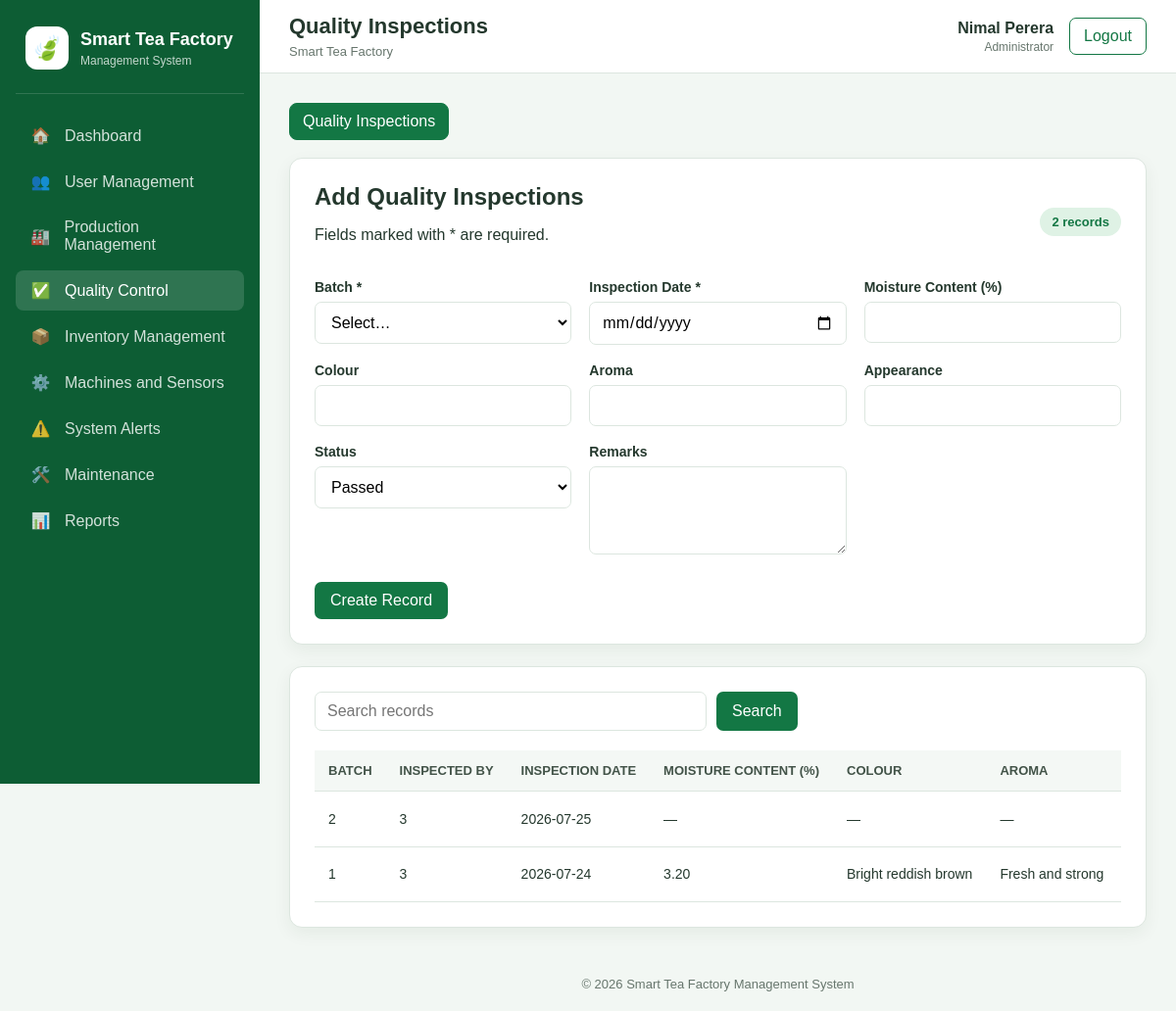
Screenshot of /public/records.php?entity=quality (signed in) with the database file from the repository.
### tables this page shows
CREATE TABLE users (
    user_id INT UNSIGNED AUTO_INCREMENT,
    user_code VARCHAR(10) NOT NULL,
    username VARCHAR(50) NOT NULL,
    password_hash VARCHAR(255) NOT NULL,
    full_name VARCHAR(100) NOT NULL,

    role ENUM(
        'Administrator',
        'Production Manager',
        'Quality Officer',
        'Machine Operator',
        'Store Keeper'
    ) NOT NULL,

    email VARCHAR(100),
    phone VARCHAR(20),

    account_status ENUM(
        'Active',
        'Inactive'
    ) NOT NULL DEFAULT 'Active',

    last_login_at DATETIME NULL,

    created_at TIMESTAMP NOT NULL DEFAULT CURRENT_TIMESTAMP,

    updated_at TIMESTAMP NOT NULL
        DEFAULT CURRENT_TIMESTAMP
        ON UPDATE CURRENT_TIMESTAMP,

    CONSTRAINT pk_users
        PRIMARY KEY (user_id),

    CONSTRAINT uq_users_user_code
        UNIQUE (user_code),

    CONSTRAINT uq_users_username
        UNIQUE (username),

    CONSTRAINT uq_users_email
        UNIQUE (email)
);

CREATE TABLE quality_control (
    quality_id INT UNSIGNED AUTO_INCREMENT,

    batch_id INT UNSIGNED NOT NULL,

    inspected_by INT UNSIGNED NOT NULL,

    inspection_date DATE NOT NULL,

    moisture_content DECIMAL(5,2),

    colour VARCHAR(50),

    aroma VARCHAR(50),

    appearance VARCHAR(50),

    quality_status ENUM(
        'Passed',
        'Failed',
        'Pending'
    ) NOT NULL DEFAULT 'Pending',

    remarks VARCHAR(255),

    created_at TIMESTAMP NOT NULL DEFAULT CURRENT_TIMESTAMP,

    updated_at TIMESTAMP NOT NULL
        DEFAULT CURRENT_TIMESTAMP
        ON UPDATE CURRENT_TIMESTAMP,

    CONSTRAINT pk_quality_control
        PRIMARY KEY (quality_id),

    CONSTRAINT fk_quality_batch
        FOREIGN KEY (batch_id)
        REFERENCES production_batch(batch_id)
        ON UPDATE CASCADE
        ON DELETE RESTRICT,

    CONSTRAINT fk_quality_user
        FOREIGN KEY (inspected_by)
        REFERENCES users(user_id)
        ON UPDATE CASCADE
        ON DELETE RESTRICT,

    CONSTRAINT chk_moisture_content
        CHECK (
            moisture_content IS NULL
            OR moisture_content >= 0
        )
);

### src/entities.php (called while the page is built, shortened)
<?php
function entityConfig(string $key): array
{
    return ENTITY_CONFIG[$key];
}

### src/auth.php (called while the page is built, shortened)
<?php
function currentUser(): ?array
{
    return $_SESSION['user'] ?? null;
}
function requireLogin(): void
{
    try {
        $pdo = getDatabaseConnection();
        $statement = $pdo->prepare(
            "SELECT
                user_id,
                user_code,
                username,
                full_name,
                role,
                account_status
             FROM users
             WHERE user_id = :user_id"
        );
        $statement->execute([
            'user_id' => $_SESSION['user']['user_id']
        ]);
    } catch (Throwable $exception) {
        error_log(
            'Session user verification error: ' .
            $exception->getMessage()
        );
        http_response_code(500);
        exit(
            'The system could not verify your account. ' .
            'Please try again later.'
        );
    }
}

### src/permissions.php (called while the page is built, shortened)
<?php
require_once __DIR__ . '/auth.php';
function can(string $permission): bool
{
    $user = currentUser();
    $allowedRoles = PERMISSION_ROLES[$permission] ?? [];
    return in_array(
        $user['role'],
        $allowedRoles,
        true
    );
}
function requirePermission(string $permission): void
{
    requireLogin();
}

### public/records.php (the view, shortened to what this page needs)
<?php
require_once __DIR__ . '/../src/permissions.php';
require_once __DIR__ . '/../src/entities.php';
$entityKey = (string) ($_GET['entity'] ?? '');
$config = entityConfig($entityKey);
requirePermission($config['permission']);
$pdo = getDatabaseConnection();
$search = trim((string) ($_GET['search'] ?? ''));
$editId = filter_input(INPUT_GET, 'edit', FILTER_VALIDATE_INT) ?: 0;
$record = [];
$where = '';
$parameters = [];
$rowsStatement = $pdo->prepare(
    "SELECT * FROM `{$config['table']}`{$where}
     ORDER BY `{$config['pk']}` DESC LIMIT 250"
);
$rowsStatement->execute($parameters);
$rows = $rowsStatement->fetchAll();
$pageTitle = $config['title'];
$currentModule = $config['module'];
require_once __DIR__ . '/../templates/header.php';
?>
<div class="subnav">
    <?php foreach (ENTITY_CONFIG as $key => $item): ?>
        <?php if ($item['module'] === $config['module'] && can($item['permission'])): ?>
            <a class="<?= $key === $entityKey ? 'active' : '' ?>"
               href="<?= BASE_URL ?>/records.php?entity=<?= urlencode($key) ?>">
                <?= htmlspecialchars($item['title']) ?>
            </a>
        <?php endif; ?>
    <?php endforeach; ?>
</div>
<section class="card">
    <div class="page-actions">
        <div>
            <h2><?= htmlspecialchars($editId ? 'Edit ' . $config['title'] : 'Add ' . $config['title']) ?></h2>
            <p>Fields marked with * are required.</p>
        </div>
        <span class="role-badge"><?= count($rows) ?> records</span>
    </div>
    <form class="entity-form" method="post" action="<?= BASE_URL ?>/save_record.php">
        <?php foreach ($config['fields'] as $column => $field): ?>
            <?php if (($field['type'] ?? '') === 'current_user'): ?>
                <?php continue; ?>
            <?php endif; ?>
            <?php $value = (string) ($record[$column] ?? ''); ?>
            <div class="form-group">
                <label for="<?= $column ?>">
                    <?= htmlspecialchars($field['label']) ?><?= !empty($field['required']) ? ' *' : '' ?>
                </label>
                <?php if (($field['type'] ?? '') === 'textarea'): ?>
                    <textarea id="<?= $column ?>" name="<?= $column ?>" <?= !empty($field['required']) ? 'required' : '' ?>><?= htmlspecialchars($value) ?></textarea>
                <?php elseif (($field['type'] ?? '') === 'select'): ?>
                    <select id="<?= $column ?>" name="<?= $column ?>" <?= !empty($field['required']) ? 'required' : '' ?>>
                        <?php foreach ($field['options'] as $option): ?>
                            <option value="<?= htmlspecialchars($option) ?>" <?= $value === $option ? 'selected' : '' ?>><?= htmlspecialchars($option) ?></option>
                        <?php endforeach; ?>
                    </select>
                <?php elseif (($field['type'] ?? '') === 'foreign'): ?>
                    <select id="<?= $column ?>" name="<?= $column ?>" required>
                        <option value="">Select…</option>
                    </select>
                <?php else: ?>
                    <?php
                    $type = $field['type'] ?? 'text';
                    ?>
                    <input id="<?= $column ?>" name="<?= $column ?>" type="<?= htmlspecialchars($type) ?>"
                           value="<?= htmlspecialchars($value) ?>"
                           <?= isset($field['step']) ? 'step="' . htmlspecialchars($field['step']) . '"' : '' ?>
                           <?= !empty($field['required']) ? 'required' : '' ?>>
                <?php endif; ?>
            </div>
        <?php endforeach; ?>
        <div class="form-actions">
            <button class="button" type="submit"><?= $editId ? 'Save Changes' : 'Create Record' ?></button>
        </div>
    </form>
</section>
<section class="card top-gap">
    <form class="search-form" method="get">
        <input type="search" name="search" value="<?= htmlspecialchars($search) ?>" placeholder="Search records">
        <button class="button">Search</button>
    </form>
    <div class="table-container">
        <table class="data-table">
            <thead><tr>
                <?php foreach ($config['fields'] as $field): ?><th><?= htmlspecialchars($field['label']) ?></th><?php endforeach; ?>
            </tr></thead>
            <tbody>
            <?php foreach ($rows as $row): ?>
                <tr>
                    <?php foreach ($config['fields'] as $column => $field): ?>
                        <td><?= htmlspecialchars((string) ($row[$column] ?? '—')) ?></td>
                    <?php endforeach; ?>
                </tr>
            <?php endforeach; ?>
            </tbody>
        </table>
    </div>
</section>
<?php require_once __DIR__ . '/../templates/footer.php'; ?>

### templates/header.php (shortened to what this page needs)
<?php
require_once __DIR__ . '/../src/permissions.php';
$pageTitle = $pageTitle ?? 'Dashboard';
$currentModule = $currentModule ?? 'dashboard';
$user = currentUser();
?>
<!DOCTYPE html>
<html lang="en">
<head>
    <link
        rel="stylesheet"
        href="<?= BASE_URL ?>/assets/css/app.css"
    >
</head>
<body>
<div class="app-shell">
    <aside class="sidebar">
        <div class="brand">
            <div class="brand-icon">🍃</div>
            <div>
                <h1>Smart Tea Factory</h1>
                <p>Management System</p>
            </div>
        </div>
        <nav class="sidebar-nav">
            <a
                class="nav-link
                    <?= $currentModule === 'dashboard'
                        ? 'active'
                        : '' ?>"
                href="<?= BASE_URL ?>/dashboard.php"
            >
                <span class="nav-icon">🏠</span>
                Dashboard
            </a>
            <?php foreach (SYSTEM_MODULES as $key => $module): ?>
                <?php if (can($module['permission'])): ?>
                    <a
                        class="nav-link
                            <?= $currentModule === $key
                                ? 'active'
                                : '' ?>"
                        href="<?= BASE_URL . ($module['path'] ?? '/module.php?name=' . urlencode($key)) ?>"
                    >
                        <span class="nav-icon">
                            <?= $module['icon'] ?>
                        </span>
                        <?= htmlspecialchars($module['title']) ?>
                    </a>
                <?php endif; ?>
            <?php endforeach; ?>
        </nav>
    </aside>
    <div class="main-area">
        <header class="topbar">
            <div class="topbar-title">
                <h2><?= htmlspecialchars($pageTitle) ?></h2>
                <p><?= APP_NAME ?></p>
            </div>
            <div class="user-area">
                <div class="user-information">
                    <strong>
                        <?= htmlspecialchars($user['full_name']) ?>
                    </strong>
                    <span>
                        <?= htmlspecialchars($user['role']) ?>
                    </span>
                </div>
                <form
                    action="<?= BASE_URL ?>/logout.php"
                    method="POST"
                >
                    <button
                        type="submit"
                        class="logout-button"
                    >
                        Logout
                    </button>
                </form>
            </div>
        </header>
        <main class="page-content">

### templates/footer.php
        </main>
        <footer class="page-footer">
            &copy; <?= date('Y') ?>
            Smart Tea Factory Management System
        </footer>
    </div>
</div>
</body>
</html>

### public/assets/css/app.css (style rules this page uses)
* { box-sizing: border-box; }
:root { --primary: #137744; --primary-dark: #0d5d34; --primary-light: #dff2e5; --background: #f2f7f3; --surface: #ffffff; --text: #24382d; --muted: #67766d; --border: #dce6df; --danger: #c92a34; --warning: #b26a00; --success: #137744; --sidebar-width: 265px; }
body { margin: 0; font-family: Arial, sans-serif; background: var(--background); color: var(--text); }
button, input, select, textarea { font: inherit; }
.app-shell { min-height: 100vh; display: grid; grid-template-columns: var(--sidebar-width) 1fr; }
.sidebar { height: 100vh; position: sticky; top: 0; display: flex; flex-direction: column; padding: 22px 16px; background: var(--primary-dark); color: white; overflow-y: auto; }
.brand { display: flex; align-items: center; gap: 12px; padding: 5px 10px 24px; border-bottom: 1px solid rgba(255, 255, 255, 0.15); }
.brand-icon { width: 44px; height: 44px; display: grid; place-items: center; border-radius: 12px; background: white; font-size: 24px; }
.brand h1 { margin: 0; font-size: 18px; }
.brand p { margin: 4px 0 0; font-size: 12px; opacity: 0.75; }
.sidebar-nav { display: flex; flex-direction: column; gap: 6px; margin-top: 22px; }
.nav-link { display: flex; align-items: center; gap: 12px; padding: 11px 13px; border-radius: 8px; color: rgba(255, 255, 255, 0.82); text-decoration: none; }
.nav-link:hover, .nav-link.active { background: rgba(255, 255, 255, 0.14); color: white; }
.nav-icon { width: 25px; text-align: center; }
.main-area { min-width: 0; }
.topbar { min-height: 74px; display: flex; justify-content: space-between; align-items: center; gap: 20px; padding: 14px 30px; background: white; border-bottom: 1px solid var(--border); }
.topbar-title h2 { margin: 0; font-size: 22px; }
.topbar-title p { margin: 5px 0 0; color: var(--muted); font-size: 13px; }
.user-area { display: flex; align-items: center; gap: 16px; }
.user-information { text-align: right; }
.user-information strong, .user-information span { display: block; }
.user-information span { margin-top: 3px; color: var(--muted); font-size: 12px; }
.logout-button { padding: 9px 14px; border: 1px solid var(--primary); border-radius: 7px; background: white; color: var(--primary); cursor: pointer; }
.page-content { padding: 30px; }
.card { padding: 25px; border: 1px solid var(--border); border-radius: 13px; background: white; box-shadow: 0 6px 18px rgba(0, 50, 25, 0.06); }
.role-badge { display: inline-block; padding: 7px 12px; border-radius: 20px; background: var(--primary-light); color: var(--primary); font-weight: bold; font-size: 13px; }
.page-footer { padding: 20px 30px; color: var(--muted); text-align: center; font-size: 13px; }
.page-actions { display: flex; justify-content: space-between; align-items: center; gap: 15px; margin-bottom: 20px; }
.page-actions h2 { margin: 0; }
.button { display: inline-block; padding: 10px 16px; border: none; border-radius: 7px; background: var(--primary); color: white; text-decoration: none; cursor: pointer; }
.search-form { display: flex; gap: 10px; margin-bottom: 20px; }
.search-form input { width: min(400px, 100%); padding: 10px 12px; border: 1px solid var(--border); border-radius: 7px; }
.table-container { width: 100%; overflow-x: auto; }
.data-table { width: 100%; border-collapse: collapse; white-space: nowrap; }
.data-table th, .data-table td { padding: 13px 14px; border-bottom: 1px solid var(--border); text-align: left; font-size: 14px; }
.data-table th { background: #f4f8f5; color: #425348; font-size: 13px; text-transform: uppercase; }
.form-group { display: flex; flex-direction: column; gap: 7px; }
.form-group label { font-weight: bold; font-size: 14px; }
.form-group input, .form-group select, .form-group textarea { width: 100%; padding: 11px 12px; border: 1px solid var(--border); border-radius: 7px; background: white; }
.form-actions { grid-column: 1 / -1; display: flex; gap: 10px; padding-top: 10px; }
.entity-form { display: grid; grid-template-columns: repeat(auto-fit, minmax(240px, 1fr)); gap: 18px; }
.entity-form textarea { min-height: 90px; resize: vertical; }
.top-gap { margin-top: 22px; }
.subnav, .filter-links { display: flex; flex-wrap: wrap; gap: 8px; margin-bottom: 18px; }
.subnav a, .filter-links a { padding: 9px 13px; border: 1px solid var(--border); border-radius: 8px; background: white; color: var(--primary-dark); text-decoration: none; }
.subnav a.active, .filter-links a.active { border-color: var(--primary); background: var(--primary); color: white; }

### rows the page displays
users: full_name "Nimal Perera", role "Administrator"
quality_control: batch "2", inspected_by "3", inspection_date "2026-07-25", moisture_content "—", colour "—", aroma "—"
quality_control: batch "1", inspected_by "3", inspection_date "2026-07-24", moisture_content "3.20", colour "Bright reddish brown", aroma "Fresh and strong"

### other values shown
$module['icon'] "👥"
$module['title'] "User Management"
$module['icon'] "🏭"
$module['title'] "Production Management"
$module['icon'] "✅"
$module['title'] "Quality Control"
$module['icon'] "📦"
$module['title'] "Inventory Management"
$module['icon'] "⚙️"
$module['title'] "Machines and Sensors"
$module['icon'] "⚠️"
$module['title'] "System Alerts"
$module['icon'] "🛠️"
$module['title'] "Maintenance"
$module['icon'] "📊"
